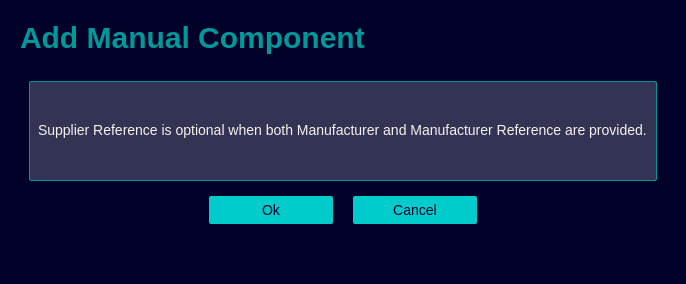
<?xml version="1.0" encoding="UTF-8"?>
<ui version="4.0">
 <class>Popup_form_manual</class>
 <widget class="QDialog" name="Popup_form_manual">
  <property name="geometry">
   <rect>
    <x>0</x>
    <y>0</y>
    <width>641</width>
    <height>283</height>
   </rect>
  </property>
  <property name="windowTitle">
   <string>Dialog</string>
  </property>
  <property name="styleSheet">
   <string notr="true">*{
	border:none;
	background: #000028;
	padding: 0;
	margin: 0;
	color: #f3f3f0;
	font-family: &quot;SiemensSansPro_A_Bd&quot;;
	font-size: 14px;
}
</string>
  </property>
  <layout class="QGridLayout" name="gridLayout">
   <item row="0" column="0">
    <widget class="QWidget" name="container_main_body" native="true">
     <property name="sizePolicy">
      <sizepolicy hsizetype="MinimumExpanding" vsizetype="Preferred">
       <horstretch>0</horstretch>
       <verstretch>0</verstretch>
      </sizepolicy>
     </property>
     <layout class="QVBoxLayout" name="verticalLayout">
      <item>
       <widget class="QFrame" name="frame_title">
        <property name="sizePolicy">
         <sizepolicy hsizetype="Preferred" vsizetype="Maximum">
          <horstretch>0</horstretch>
          <verstretch>0</verstretch>
         </sizepolicy>
        </property>
        <property name="frameShape">
         <enum>QFrame::Shape::StyledPanel</enum>
        </property>
        <property name="frameShadow">
         <enum>QFrame::Shadow::Raised</enum>
        </property>
        <layout class="QVBoxLayout" name="verticalLayout_12">
         <property name="spacing">
          <number>0</number>
         </property>
         <property name="leftMargin">
          <number>0</number>
         </property>
         <property name="topMargin">
          <number>0</number>
         </property>
         <property name="rightMargin">
          <number>0</number>
         </property>
         <property name="bottomMargin">
          <number>0</number>
         </property>
         <item>
          <widget class="QLabel" name="tittle">
           <property name="sizePolicy">
            <sizepolicy hsizetype="Preferred" vsizetype="Preferred">
             <horstretch>0</horstretch>
             <verstretch>0</verstretch>
            </sizepolicy>
           </property>
           <property name="styleSheet">
            <string notr="true">QLabel {
	color: #009999;
	font-size: 30px;
	font-weight: bold;
}
</string>
           </property>
           <property name="text">
            <string>Add Manual Component</string>
           </property>
          </widget>
         </item>
        </layout>
       </widget>
      </item>
      <item>
       <widget class="QWidget" name="widget" native="true">
        <layout class="QHBoxLayout" name="horizontalLayout_2">
         <property name="topMargin">
          <number>20</number>
         </property>
         <item>
          <widget class="QLabel" name="description">
           <property name="minimumSize">
            <size>
             <width>0</width>
             <height>100</height>
            </size>
           </property>
           <property name="styleSheet">
            <string notr="true">background-color: #333353;
border-radius: 2px;
padding: 5px;
padding-bottom: 7px;
margin-top: 0px;
color: #f3f3f0;
border: 1px solid #009999;</string>
           </property>
           <property name="text">
            <string>Supplier Reference is optional when both Manufacturer and Manufacturer Reference are provided.</string>
           </property>
          </widget>
         </item>
        </layout>
       </widget>
      </item>
      <item>
       <widget class="QWidget" name="container_button" native="true">
        <property name="sizePolicy">
         <sizepolicy hsizetype="Preferred" vsizetype="Maximum">
          <horstretch>0</horstretch>
          <verstretch>0</verstretch>
         </sizepolicy>
        </property>
        <property name="styleSheet">
         <string notr="true">QPushButton {
	min-width: 100px;
	max-width: 100px;
    padding: 6px 12px 6px 12px;
    border-radius: 2px;
    opacity: 1;
	text-align:center;
	background-color: #00CCCC;	
	color: #000028;
}

QPushButton:hover {
	background-color: #00FFB9;
}

QPushButton:pressed {	
	background-color: #00E5AA;
}</string>
        </property>
        <layout class="QHBoxLayout" name="horizontalLayout_4">
         <property name="spacing">
          <number>20</number>
         </property>
         <property name="leftMargin">
          <number>0</number>
         </property>
         <property name="topMargin">
          <number>0</number>
         </property>
         <property name="rightMargin">
          <number>0</number>
         </property>
         <property name="bottomMargin">
          <number>40</number>
         </property>
         <item>
          <spacer name="horizontalSpacer_5">
           <property name="orientation">
            <enum>Qt::Orientation::Horizontal</enum>
           </property>
           <property name="sizeHint" stdset="0">
            <size>
             <width>40</width>
             <height>20</height>
            </size>
           </property>
          </spacer>
         </item>
         <item>
          <widget class="QPushButton" name="btn_ok">
           <property name="minimumSize">
            <size>
             <width>124</width>
             <height>0</height>
            </size>
           </property>
           <property name="text">
            <string>Ok</string>
           </property>
          </widget>
         </item>
         <item>
          <widget class="QPushButton" name="btn_cancel">
           <property name="sizePolicy">
            <sizepolicy hsizetype="Minimum" vsizetype="Preferred">
             <horstretch>0</horstretch>
             <verstretch>0</verstretch>
            </sizepolicy>
           </property>
           <property name="minimumSize">
            <size>
             <width>124</width>
             <height>0</height>
            </size>
           </property>
           <property name="text">
            <string>Cancel</string>
           </property>
          </widget>
         </item>
         <item>
          <spacer name="horizontalSpacer_6">
           <property name="orientation">
            <enum>Qt::Orientation::Horizontal</enum>
           </property>
           <property name="sizeHint" stdset="0">
            <size>
             <width>40</width>
             <height>20</height>
            </size>
           </property>
          </spacer>
         </item>
        </layout>
       </widget>
      </item>
     </layout>
    </widget>
   </item>
  </layout>
 </widget>
 <resources/>
 <connections/>
</ui>
